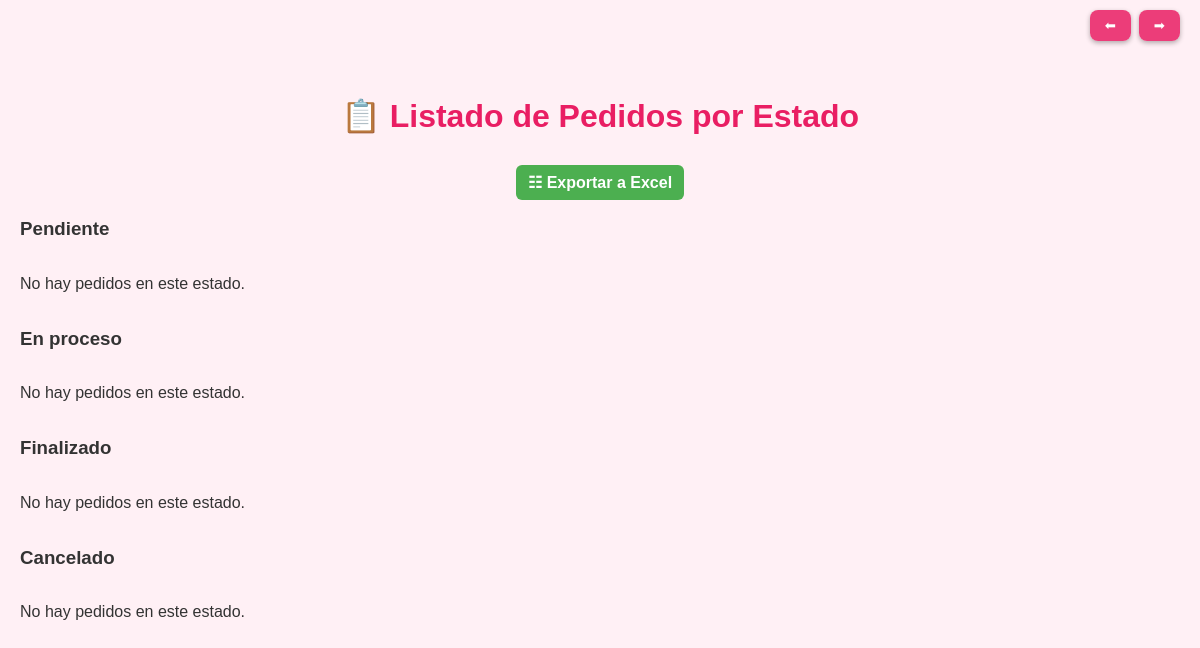
The page /views/admin/listado_pedidos.php (signed in) on the database its author committed.
### tables this page shows
CREATE TABLE estado (ID_estado INT NOT NULL AUTO_INCREMENT, 
estado_descri VARCHAR (12) NOT NULL, 
PRIMARY KEY (ID_estado));

### views/admin/listado_pedidos.php (the view, shortened to what this page needs)
<?php
include ("../../includes/navegacion.php");
$pdo = getConexion();
$estados_stmt = $pdo->query("SELECT ID_estado, estado_descri FROM estado ORDER BY ID_estado ASC");
$estados = $estados_stmt->fetchAll(PDO::FETCH_ASSOC);
$sql = " SELECT
    pe.ID_pedido,
    pe.pedido_fecha,
    p_envio.envio_fecha_hora_entrega,
    p_envio.envio_calle_numero,
    p_envio.envio_barrio,
    p_envio.envio_localidad,
    u.usuario_nombre,
    pp.pastel_personalizado_descripcion,
    mp.metodo_pago_descri AS metodo_pago,
    e.ID_estado,
    e.estado_descri AS estado_descri
FROM pedido pe
LEFT JOIN usuarios u
    ON pe.RELA_usuario = u.ID_usuario
LEFT JOIN pedido_detalle pd
    ON pd.RELA_pedido = pe.ID_pedido
LEFT JOIN pastel_personalizado pp
    ON pp.ID_pastel_personalizado = pd.RELA_pastel_personalizado
LEFT JOIN metodo_pago mp
    ON pe.RELA_metodo_pago = mp.ID_metodo_pago
LEFT JOIN estado e
    ON pe.RELA_estado = e.ID_estado
LEFT JOIN pedido_envio p_envio
    ON pe.RELA_pedido_envio = p_envio.ID_pedido_envio
ORDER BY pe.ID_pedido DESC; ";
$stmt = $pdo->prepare($sql);
$stmt->execute();
$pedidos = $stmt->fetchAll(PDO::FETCH_ASSOC);
$pedidos_por_estado = [];
foreach ($pedidos as $p) {
    $estado_descri = $p['estado_descri'] ?? 'Sin Estado';
    $pedidos_por_estado[$estado_descri][] = $p;
}
?>
<!DOCTYPE html>
<html lang="es">
<head>
</head>
<body>
<h2>📋 Listado de Pedidos por Estado</h2>
<p style="margin-top:10px; text-align:center;">
        <a href="../../excel/excel_pedidos.php?id_usuario=<?= urlencode($p['ID_pedido'] ?? 0) ?>"
        class="btn-add" style="display:inline-block; padding:8px 12px; background:#4caf50; color:#fff; border-radius:6px; text-decoration:none; font-weight:bold;">
        ☷ Exportar a Excel
        </a>
    </p>
<?php foreach($estados as $estado): ?>
    <h3><?= htmlspecialchars($estado['estado_descri']) ?></h3>
    <div class="container">
        <?php
        $current_estado_descri = $estado['estado_descri'];
        if (isset($pedidos_por_estado[$current_estado_descri])):
        ?>
            <?php foreach($pedidos_por_estado[$current_estado_descri] as $p): ?>
                <?php
                $estado_descri = $p['estado_descri'] ?? 'Sin Estado';
                $clase_estado = strtolower(str_replace(' ', '-', $estado_descri));
                ?>
                <div class="card">
                    <h4>Pedido #<?= htmlspecialchars($p['ID_pedido']) ?></h4>
                    <p><strong>Usuario:</strong> <?= htmlspecialchars($p['usuario_nombre']) ?></p>
                    <p><strong>Fecha:</strong> <?= htmlspecialchars($p['pedido_fecha']) ?></p>
                    <p><strong>Descripción:</strong> <?= htmlspecialchars($p['pastel_personalizado_descripcion']) ?></p>
                    <p><strong>Entrega:</strong> <?= htmlspecialchars($p['envio_fecha_hora_entrega'] ?? 'N/A') ?></p>
                    <p>
                        <strong>Dirección:</strong>
                        <?= htmlspecialchars($p['envio_calle_numero'] ?? 'Dirección no disponible') ?>
                        <?= !empty($p['envio_barrio']) ? ' (Barrio: ' . htmlspecialchars($p['envio_barrio']) . ')' : '' ?>
                    </p>
                    <p><strong>Localidad:</strong> <?= htmlspecialchars($p['envio_localidad'] ?? 'N/A') ?></p>
                    <p><strong>Método de pago:</strong> <?= htmlspecialchars($p['metodo_pago']) ?></p>
                    <p><span class="estado estado-<?= $clase_estado ?>"><?= htmlspecialchars($estado_descri) ?></span></p>
                    <select onchange="cambiarEstado(<?= $p['ID_pedido'] ?>, this)">
                        <?php foreach($estados as $e): ?>
                            <option value="<?= $e['ID_estado'] ?>" <?= ($e['ID_estado'] == $p['ID_estado']) ? 'selected' : '' ?>>
                                <?= htmlspecialchars($e['estado_descri']) ?>
                            </option>
                        <?php endforeach; ?>
                    </select>
                </div>
            <?php endforeach; ?>
        <?php else: ?>
            <p>No hay pedidos en este estado.</p>
        <?php endif; ?>
    </div>
<?php endforeach; ?>
</body>
</html>

### views/admin/listado_pedidos.php (style rules this page uses)
body { font-family: 'Poppins', Arial, sans-serif; background: #fff0f5; margin: 0; padding: 20px; color: #333; }
h2 { text-align: center; color: #e91e63; margin-bottom: 30px; font-size: 2rem; }
.container { display: flex; flex-wrap: wrap; gap: 20px; justify-content:left; }

### rows shown on the page
estado: estado_descri "Pendiente", shows "No hay pedidos en este estado."
estado: estado_descri "En proceso", shows "No hay pedidos en este estado."
estado: estado_descri "Finalizado", shows "No hay pedidos en este estado."
estado: estado_descri "Cancelado", shows "No hay pedidos en este estado."
